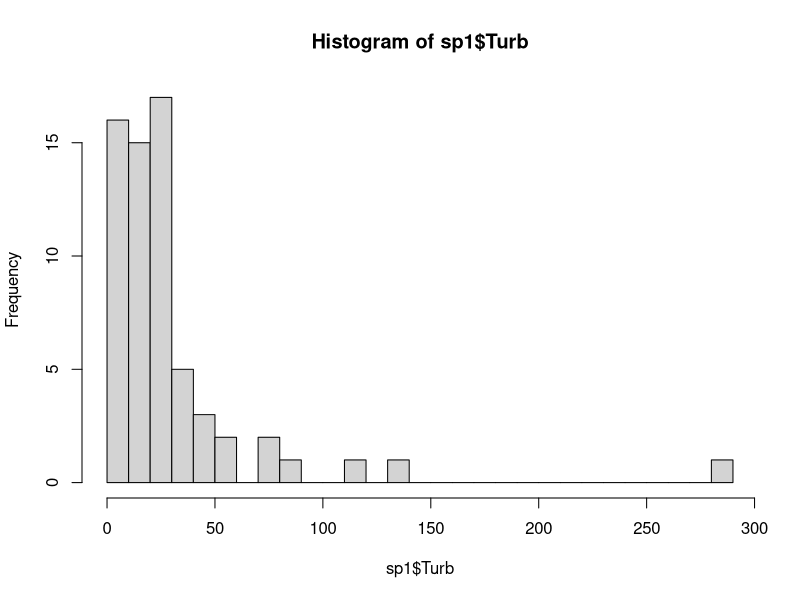
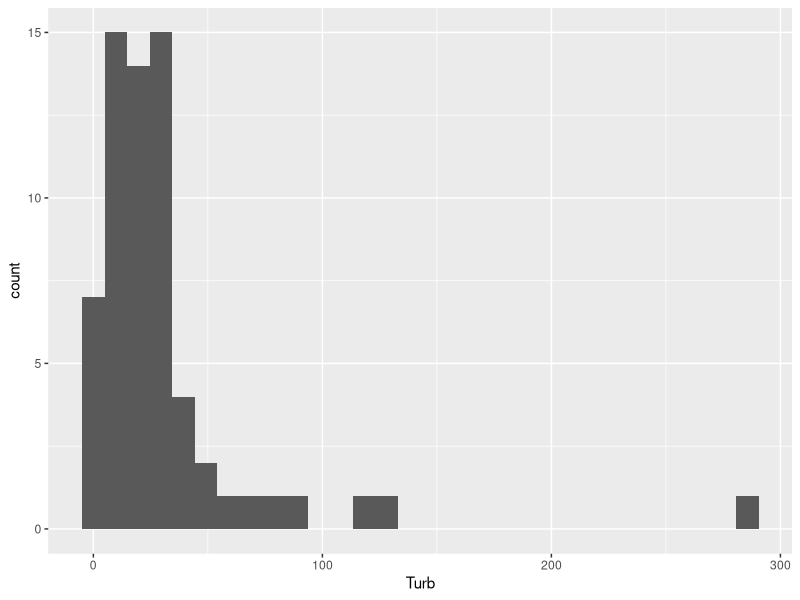
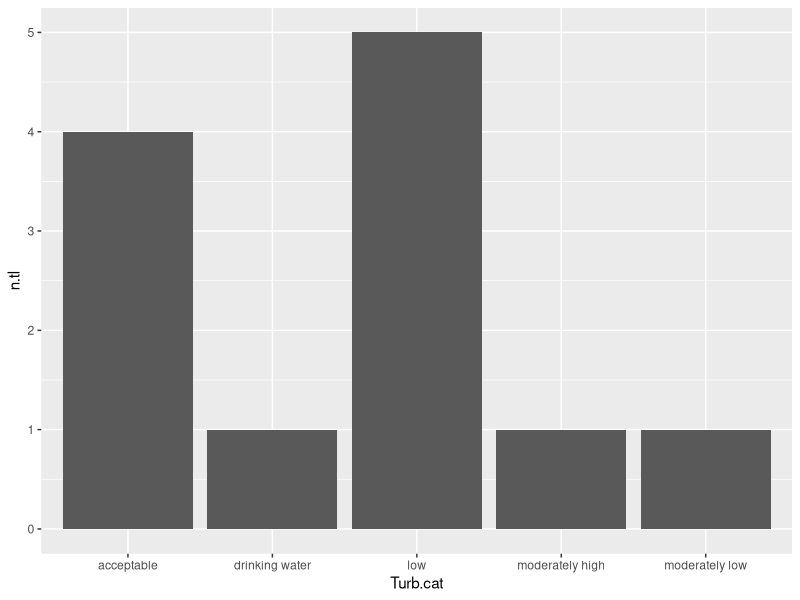

Write the R code that produced these figures, in order.
#R worksheet
#Freshwater sponge R Team
#Instructions: Pick one of the environmental variables from the dataset to work with 
#as you complete this spreadsheet. Use previous scripts we have worked on together as 
#examples. Another good source of information is google. I google how to do things in R 
# on a daily basis. I am also available to help- just shoot me an email!

#1.	What variable did you pick? 

# Turbidity!

# Next, load packages you might need. You are likely to need the tidyverse package.
if(!require(tidyverse))install.packages("tidyverse"); library(tidyverse)

# Next, bring in the dataset you want to use. I recommend starting with the “Miller_sponge data.csv” file that Dr. Miller sent us when we started.
sp1<-read.csv("01_odata/Miller_sponge data.csv")

# Now, you are going to create a new categorical variable based on the values of the 
# variable you picked. It might be useful to do a bit of googling to see if there are 
# established categories for your variable – for example, a variable might be an 
# indicator of water quality for Louisiana and therefore have categories defined by 
#Louisiana Department of Environmental Quality such as “healthy”, “acceptable”, and 
# “unhealthy.” If you can easily find categories use those. Otherwise you can create 
# your own categories. 

# Before you create your new categorical variable – it would be useful to look at the 
# distribution of your variable in our dataset. This means looking at the range of 
# values, and how the values are distributed across that range. The easiest way to 
# start this is to make a histogram of your variable. 

hist(sp1$Turb,breaks=30)

# OR

ggplot(data=sp1)+
  geom_histogram(aes(x=Turb))

# 3.	Use R to determine the minimum value of your variable in our dataset. What is it?
min(sp1$Turb,na.rm = T)

# OR

summary(sp1$Turb)
  
# 4.	Use R to determine the maximum value of your variable in our dataset. What is it?
max(sp1$Turb,na.rm = T)

# OR

summary(sp1$Turb) 
  
# 5.	Use R to determine the mean value of your variable in our dataset. What is it?
mean(sp1$Turb,na.rm = T)

# OR

summary(sp1$Turb)

# Now break your variable into at least three categories - what are they?

# Turb > 1000 ~"extremely high",
# Turb < 1000 & Turb > 400 ~ "high",
# Turb < 400 & Turb > 100 ~"moderately high",
# Turb < 100 & Turb > 40 ~"moderately low",
# Turb < 40 & Turb > 10 ~"low",
# Turb < 10 & Turb > 1 ~ "acceptable",
# Turb < 1 ~"drinking water"

sp2<-sp1 %>%
  filter(!is.na(Turb))%>%
  mutate(Turb=as.numeric(Turb),
         Turb.cat = case_when(
           Turb > 1000 ~"extremely high",
           Turb < 1000 & Turb > 400 ~ "high",
           Turb < 400 & Turb > 100 ~"moderately high",
           Turb < 100 & Turb > 40 ~"moderately low",
           Turb < 40 & Turb > 10 ~"low",
           Turb < 10 & Turb > 1 ~ "acceptable",
           Turb < 1 ~"drinking water"),
         efr2=ifelse(Efr==0,0,1),# first I'm creating a new variable that is 0 if the sponge wasn't found at a site and 1 if it was
         tl2=ifelse(Tl==0,0,1),
         th2=ifelse(Th==0,0,1))%>%
  group_by(Turb.cat)%>%
  summarize(n.sites=n(),
            n.efr=sum(efr2,rm.na=T),# this gives me the total number of sites where Efr was found in each category of pH (because I grouped by my pH categorical variable)
            n.tl=sum(tl2,rm.na=T),
            th=sum(th2,rm.na=T))# the rm.na tells it to ignore NAs
#8.	Now, we are going to look at how many times the most commonly found sponge species 
# were found at sites that fell in each of your categories. The sponge species we will 
#look at are: Efr, Tl, Th. Fill in each slot in the table below with the number of sites where each sponge was found:
print(sp2)

#9.	Pick one species from above and make a 
# bar graph showing the information from your table. 

ggplot(data=sp2,aes(x=Turb.cat,y=n.tl)) +        
  geom_bar(stat="identity")




